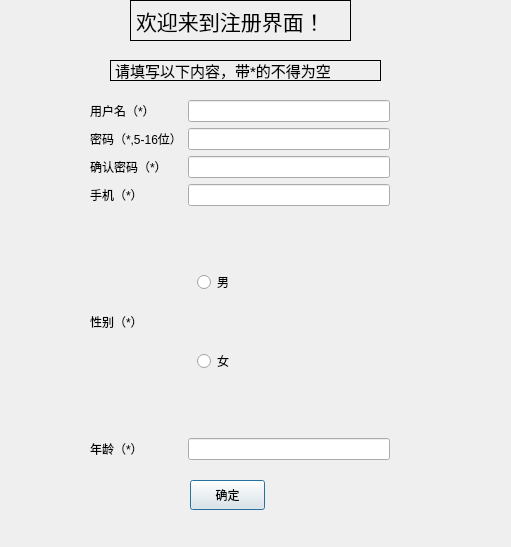
<?xml version="1.0" encoding="UTF-8"?>
<ui version="4.0">
 <class>dlg_register</class>
 <widget class="QDialog" name="dlg_register">
  <property name="geometry">
   <rect>
    <x>0</x>
    <y>0</y>
    <width>511</width>
    <height>547</height>
   </rect>
  </property>
  <property name="minimumSize">
   <size>
    <width>500</width>
    <height>500</height>
   </size>
  </property>
  <property name="windowTitle">
   <string>注册账户</string>
  </property>
  <widget class="QWidget" name="widget" native="true">
   <property name="geometry">
    <rect>
     <x>90</x>
     <y>100</y>
     <width>300</width>
     <height>360</height>
    </rect>
   </property>
   <property name="minimumSize">
    <size>
     <width>300</width>
     <height>360</height>
    </size>
   </property>
   <property name="maximumSize">
    <size>
     <width>200</width>
     <height>360</height>
    </size>
   </property>
   <layout class="QGridLayout" name="gridLayout">
    <item row="3" column="0">
     <widget class="QLabel" name="label_phoneNumber">
      <property name="text">
       <string>手机（*）</string>
      </property>
     </widget>
    </item>
    <item row="1" column="0">
     <widget class="QLabel" name="label_psd_begin">
      <property name="text">
       <string>密码（*,5-16位）</string>
      </property>
     </widget>
    </item>
    <item row="1" column="1">
     <widget class="QLineEdit" name="linet_psd_begin">
      <property name="echoMode">
       <enum>QLineEdit::Password</enum>
      </property>
     </widget>
    </item>
    <item row="4" column="0">
     <widget class="QLabel" name="label">
      <property name="text">
       <string>性别（*）</string>
      </property>
     </widget>
    </item>
    <item row="2" column="0">
     <widget class="QLabel" name="label_psd_sure">
      <property name="text">
       <string>确认密码（*）</string>
      </property>
     </widget>
    </item>
    <item row="5" column="0">
     <widget class="QLabel" name="label_age">
      <property name="text">
       <string>年龄（*）</string>
      </property>
     </widget>
    </item>
    <item row="2" column="1">
     <widget class="QLineEdit" name="linet_psd_sure">
      <property name="maximumSize">
       <size>
        <width>400</width>
        <height>22</height>
       </size>
      </property>
      <property name="echoMode">
       <enum>QLineEdit::Password</enum>
      </property>
     </widget>
    </item>
    <item row="3" column="1">
     <widget class="QLineEdit" name="linet_phoneNumber"/>
    </item>
    <item row="0" column="0">
     <widget class="QLabel" name="label_username">
      <property name="text">
       <string>用户名（*）</string>
      </property>
     </widget>
    </item>
    <item row="4" column="1">
     <widget class="QWidget" name="widget_2" native="true">
      <property name="sizePolicy">
       <sizepolicy hsizetype="Expanding" vsizetype="Expanding">
        <horstretch>0</horstretch>
        <verstretch>0</verstretch>
       </sizepolicy>
      </property>
      <property name="minimumSize">
       <size>
        <width>40</width>
        <height>40</height>
       </size>
      </property>
      <layout class="QGridLayout" name="gridLayout_2">
       <item row="1" column="0">
        <widget class="QRadioButton" name="radioButton">
         <property name="text">
          <string>男</string>
         </property>
        </widget>
       </item>
       <item row="2" column="0">
        <widget class="QRadioButton" name="radioButton_2">
         <property name="text">
          <string>女</string>
         </property>
        </widget>
       </item>
      </layout>
     </widget>
    </item>
    <item row="5" column="1">
     <widget class="QLineEdit" name="lineEdit"/>
    </item>
    <item row="0" column="1">
     <widget class="QLineEdit" name="linet_username"/>
    </item>
   </layout>
  </widget>
  <widget class="QPushButton" name="btn_confirm">
   <property name="geometry">
    <rect>
     <x>190</x>
     <y>480</y>
     <width>75</width>
     <height>30</height>
    </rect>
   </property>
   <property name="sizePolicy">
    <sizepolicy hsizetype="Minimum" vsizetype="Preferred">
     <horstretch>0</horstretch>
     <verstretch>0</verstretch>
    </sizepolicy>
   </property>
   <property name="minimumSize">
    <size>
     <width>75</width>
     <height>30</height>
    </size>
   </property>
   <property name="maximumSize">
    <size>
     <width>75</width>
     <height>30</height>
    </size>
   </property>
   <property name="text">
    <string>确定</string>
   </property>
  </widget>
  <widget class="QLabel" name="label_welcome">
   <property name="geometry">
    <rect>
     <x>130</x>
     <y>0</y>
     <width>221</width>
     <height>41</height>
    </rect>
   </property>
   <property name="font">
    <font>
     <family>黑体</family>
     <pointsize>16</pointsize>
    </font>
   </property>
   <property name="frameShape">
    <enum>QFrame::Box</enum>
   </property>
   <property name="text">
    <string>欢迎来到注册界面！</string>
   </property>
  </widget>
  <widget class="QLabel" name="label_3">
   <property name="geometry">
    <rect>
     <x>110</x>
     <y>60</y>
     <width>271</width>
     <height>21</height>
    </rect>
   </property>
   <property name="font">
    <font>
     <pointsize>11</pointsize>
    </font>
   </property>
   <property name="frameShape">
    <enum>QFrame::Box</enum>
   </property>
   <property name="text">
    <string>请填写以下内容，带*的不得为空</string>
   </property>
  </widget>
 </widget>
 <tabstops>
  <tabstop>linet_username</tabstop>
  <tabstop>linet_psd_begin</tabstop>
  <tabstop>linet_psd_sure</tabstop>
  <tabstop>linet_phoneNumber</tabstop>
 </tabstops>
 <resources/>
 <connections/>
</ui>
